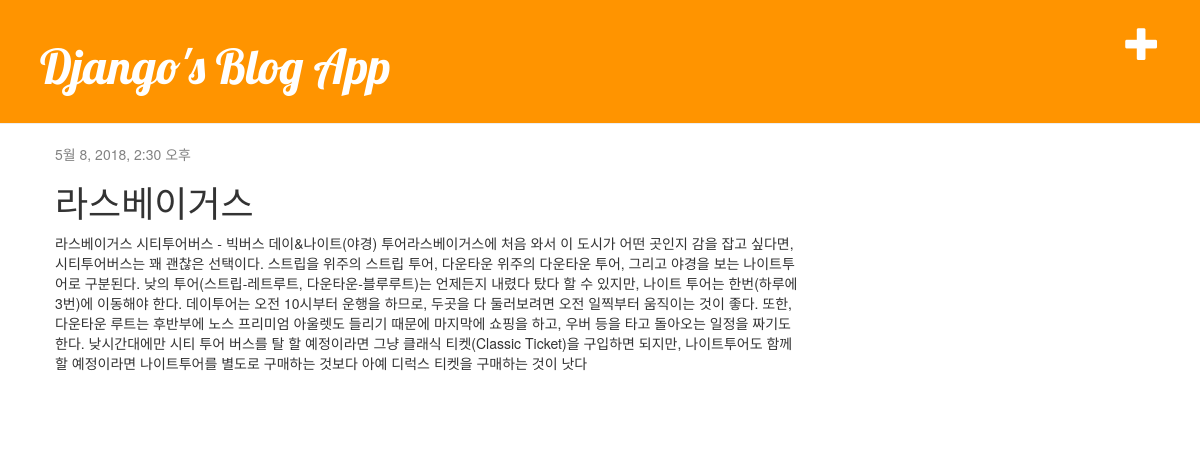
The app's page /post/2/ with its own data.
### blog/models.py (models this page shows, shortened)
class Post(models.Model):
    author = models.ForeignKey('auth.User')
    title = models.CharField(max_length=200)
    text = models.TextField()
    created_date = models.DateTimeField(default=timezone.now)
    published_date = models.DateTimeField(blank=True, null=True)

### blog/views.py (the view)
# urls.py: url(r'^post/(?P<pk>\d+)/$', views.post_detail, name='post_detail'),
def post_detail(request, pk):
    post = get_object_or_404(Post, pk=pk)
    return render(request, 'blog/post_detail.html', {'post': post})

### blog/templates/blog/post_detail.html
{% extends 'blog/base.html' %}
{% block content %}
    <div class="post">
        {% if post.published_date %}
        <div class="date">
        {{ post.published_date }}
        </div>
        {% endif %}
        <h1>{{ post.title }}</h1>
        <p>{{ post.text|linebreaksbr }}</p>
    </div>
{% endblock %}

### blog/static/css/blog.css (style rules this page uses)
h1, h2, h3, h4 { font-family: 'Lobster', cursive; }
.date { color: #828282; }
.post { margin-bottom: 70px; }

### records on screen
Post: published_date "5월 8, 2018, 2:30 오후", title "라스베이거스", text "라스베이거스 시티투어버스 - 빅버스 데이&나이트(야경) 투어라스베이거스에 처음 와서 이 도시가 어떤 곳인지 감을 잡고 싶다면, 시티투어버스는 꽤 괜찮은 선택이다. 스트립을 위주의 스트립 투어, 다운타운 위주의 다운타운 투어, 그리고 야경을 보는 나이트투어로 구분된다. 낮의 투어(스트립-레트루트, 다운타운-블루루트)는 언제든지 내렸다 탔다 할 수 있지만, 나이트 투어는 한번(하루에 3번)에 이동해야 한다. 데이투어는 오전 10시부터 운행을 하므로, 두곳을 다 둘러보려면 오전 일찍부터 움직이는 것이 좋다. 또한, 다운타운 루트는 후반부에 노스 프리미엄 아울렛도 들리기 때문에 마지막에 쇼핑을 하고, 우버 등을 타고 돌아오는 일정을 짜기도 한다. 낮시간대에만 시티 투어 버스를 탈 할 예정이라면 그냥 클래식 티켓(Classic Ticket)을 구입하면 되지만, 나이트투어도 함께 할 예정이라면 나이트투어를 별도로 구매하는 것보다 아예 디럭스 티켓을 구매하는 것이 낫다"
